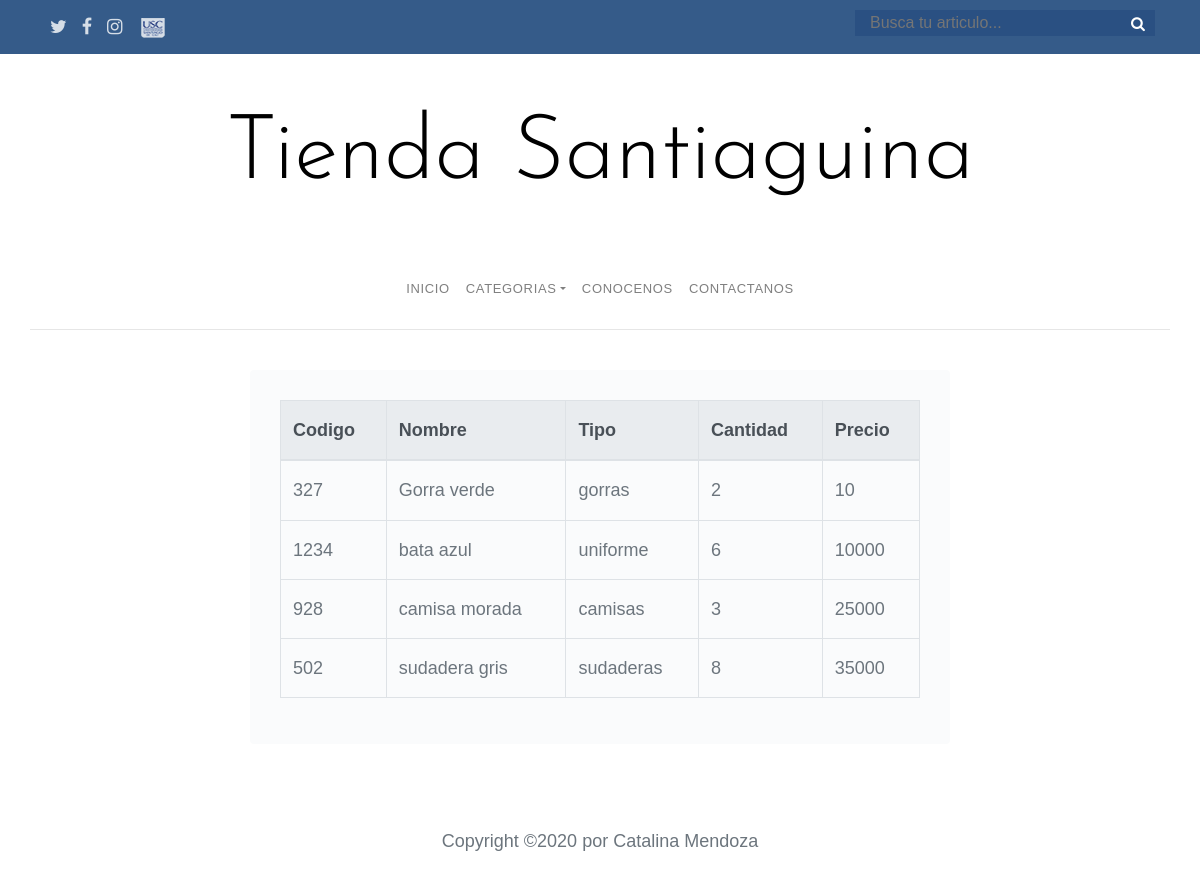
Page /views/productos.php on the committed database.
### tables this page shows
CREATE TABLE IF NOT EXISTS `productos` (
  `id_pro` int(11) NOT NULL AUTO_INCREMENT COMMENT 'identificacion autoincremental',
  `cod_pro` int(11) DEFAULT NULL COMMENT 'codigo del producto',
  `nom_pro` varchar(50) DEFAULT NULL COMMENT 'nombre del producto',
  `can_pro` int(11) DEFAULT NULL COMMENT 'cantidad del producto',
  `tip_pro` varchar(50) DEFAULT NULL COMMENT 'tipo del producto',
  `pre_pro` int(11) DEFAULT NULL COMMENT 'precio del producto',
  PRIMARY KEY (`id_pro`)
);

### models/conectar.php (called while the page is built)
<?php
	class conectar{
		public static function conexion(){
			try {
				$conexion=new PDO ("mysql:host=localhost; dbname=tienda_santiaguina", "root", "");
				$conexion->setAttribute(PDO::ATTR_ERRMODE, PDO::ERRMODE_EXCEPTION);
				$conexion->exec("SET CHARACTER SET UTF8");
			} catch (Exception $e) {
				die("ERROR" .$e->getMessage());
 				echo "linea de error" .$e->getLine();
			}
			return $conexion;
		}
	}
 ?>

### controllers/producto.php (the view)
<?php
require_once("../models/conectar.php");
$consulta = conectar::conexion()->query("SELECT * FROM productos");
while ($filas = $consulta->fetch(PDO::FETCH_ASSOC)) {
    echo "<tr>";
    echo "<td>" . $filas['cod_pro'] . "</td>";
    echo "<td>" . $filas['nom_pro'] . "</td>";
    echo "<td>" . $filas['tip_pro'] . "</td>";
    echo "<td>" . $filas['can_pro'] . "</td>";
    echo "<td>" . $filas['pre_pro'] . "</td>";
    echo "</tr>";
}

### views/productos.php (shortened to what this page needs)
<!doctype html>
<html lang="en">
<head>
    <link rel="stylesheet" href="../css/bootstrap.css">
    <link rel="stylesheet" href="../css/animate.css">
    <link rel="stylesheet" href="../css/owl.carousel.min.css">
    <link rel="stylesheet" href="../fonts/ionicons/css/ionicons.min.css">
    <link rel="stylesheet" href="../fonts/fontawesome/css/font-awesome.min.css">
    <link rel="stylesheet" href="../fonts/flaticon/font/flaticon.css">
    <link rel="stylesheet" href="../css/style.css">
    <link rel="stylesheet" href="../css/style1.css">
</head>
<body>
    <header role="banner">
        <div class="top-bar">
            <div class="container">
                <div class="row">
                    <div class="col-9 social">
                        <a href="https://twitter.com/usantiagodecali?lang=en" target="_bank"><span class="fa fa-twitter"></span></a>
                        <a href="https://es-la.facebook.com/usantiagodecali/" target="_bank"><span class="fa fa-facebook"></span></a>
                        <a href="https://www.instagram.com/usantiagodecali/?hl=en" target="_bank"><span class="fa fa-instagram"></span></a>
                        <a href="https://www.usc.edu.co/index.php" target="_bank"><img src="../images/logo.png"></img></a>
                    </div>
                    <div class="col-3 search-top">
                        <form action="#" class="search-top-form">
                            <span class="icon fa fa-search"></span>
                            <input type="text" id="s" placeholder="Busca tu articulo...">
                        </form>
                    </div>
                </div>
            </div>
        </div>
        <div class="container logo-wrap">
            <div class="row pt-5">
                <div class="col-12 text-center">
                    <h1 class="site-logo"><a href="index.php">Tienda Santiaguina</a></h1>
                </div>
            </div>
        </div>
        <nav class="navbar navbar-expand-md  navbar-light bg-light">
            <div class="container">
                <div class="collapse navbar-collapse" id="navbarMenu">
                    <ul class="navbar-nav mx-auto">
                        <li class="nav-item">
                            <a class="nav-link" href="index.php">Inicio</a>
                        </li>
                        <li class="nav-item dropdown">
                            <a class="nav-link dropdown-toggle" id="dropdown05" data-toggle="dropdown" aria-haspopup="true" aria-expanded="false">Categorias</a>
                        </li>
                        <li class="nav-item">
                            <a class="nav-link" href="about.php">Conocenos</a>
                        </li>
                        <li class="nav-item">
                            <a class="nav-link" href="contact.php">Contactanos</a>
                        </li>
                    </ul>
                </div>
            </div>
        </nav>
    </header>
    <div class="tablita">
        <table class="table table-bordered ">
            <thead class="thead-light">
                <tr>
                    <th>Codigo</th>
                    <th>Nombre</th>
                    <th>Tipo </th>
                    <th>Cantidad</th>
                    <th>Precio</th>
                </tr>
            </thead>
            <tbody>
                <?php require_once("../controllers/producto.php") ?>
            </tbody>
        </table>
    </div>
    <footer class="page-footer font-small unique-color-dark pt-4">
        <div class="footer-copyright text-center py-3">
            Copyright &copy;<a> por Catalina Mendoza</a>
        </div>
    </footer>
</body>
</html>

### css/style.css (style rules this page uses)
body { background: #fff; font-family: "Josefin Sans", arial, sans-serif; font-weight: 300; font-size: 18px; line-height: 1.9; color: #6c757d; }
a { -webkit-transition: 0.3s all ease; -o-transition: 0.3s all ease; transition: 0.3s all ease; text-decoration: none; }
h1, h2, h3, h4, h5 { color: #000; font-family: "Josefin Sans", arial, sans-serif; }
header { position: relative; top: 0; left: 0; width: 100%; z-index: 5; font-weight: 400; background: #fff !important; }
header .navbar-collapse { position: relative; }
header .navbar { padding-top: 0; padding-bottom: 0; background: transparent !important; }
header .navbar .nav-link { padding: 1.7rem 1rem; font-size: 13px; outline: none !important; text-transform: uppercase; letter-spacing: 0.05em; }
.site-logo a { color: #000; font-size: 90px; }
.top-bar { background: rgba(27, 70, 122, 0.884); padding: 10px 0; }
.top-bar .social a, .top-bar .search-icon a { color: #fff; opacity: 0.8; padding: 5px; }
.top-bar .social { text-align: left; }
.navbar > .container { border-bottom: 1px solid #e6e6e6; }
.search-top .search-top-form { position: relative; float: right; }
.search-top .icon { position: absolute; right: 10px; top: 50%; -webkit-transform: translateY(-50%); -ms-transform: translateY(-50%); transform: translateY(-50%); font-size: 15px; color: #fff; }
.search-top input { color: #fff; background: rgba(37, 75, 126, 0.637); width: inherit; min-width: 300px; border: none; -webkit-transition: 0.3s all ease; -o-transition: 0.3s all ease; transition: 0.3s all ease; padding: 4px 30px 4px 15px; font-size: 16px; }
.tablita { padding: 30px; width: 700px; margin: 40px auto; margin-right: center; border-radius: 4px; transition: 0.5s ease; background: rgb(250, 251, 252); text-align: left; border-collapse: collapse; }

### css/style1.css (style rules this page uses)
* { box-sizing: border-box; margin: 0px; padding: 0px; }
body { -webkit-background-size: cover; -moz-background-size: cover; -o-background-size: cover; background-size: cover; font-family: "Titillium Web", sans-serif; background-size: cover; }
h1 { text-align: center; color: rgb(0, 0, 0); font-weight: 300; margin: 0 0 40px; }
input { font-size: 22px; display: block; width: 100%; height: 100%; padding: 5px 10px; background: none; background-image: none; border: 1px solid #000; color: #000; border-radius: 0; transition: border-color 0.25s ease, box-shadow 0.25s ease; }

### rows in the picture
productos: cod_pro "327", nom_pro "Gorra verde", tip_pro "gorras", can_pro "2", pre_pro "10"
productos: cod_pro "1234", nom_pro "bata azul", tip_pro "uniforme", can_pro "6", pre_pro "10000"
productos: cod_pro "928", nom_pro "camisa morada", tip_pro "camisas", can_pro "3", pre_pro "25000"
productos: cod_pro "502", nom_pro "sudadera gris", tip_pro "sudaderas", can_pro "8", pre_pro "35000"
